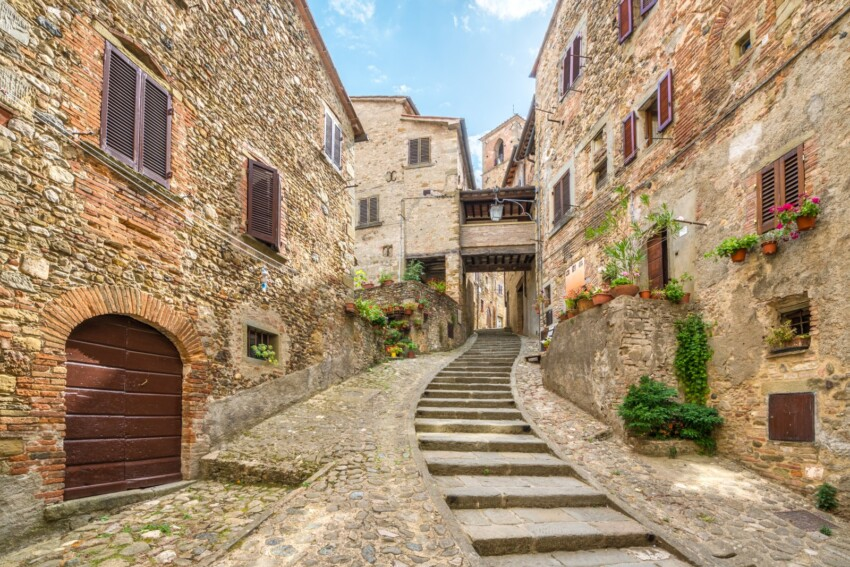
#> input picture photos_borgi/anghiari.jpg, 850 x 567 px
$ python -i sepia.py   (imports and definitions only)
#> lines starting #> are read from the running program, lines starting #| are printed output that depends on the picture
#> further down, picture is the input picture: PIL image 850x567 RGB; mean R, G, B 164.4, 143.2, 115.9
"""The sepia tint, in ONE place. (S010)

Two pipelines apply this — `make_comune_images.py` for our own photographs
of the eight comuni, `harvest_listing_images.py` for the agencies' listing
photographs — and they must produce the same palette or the two kinds of
image sit side by side on a page looking like a mistake. A constant copied
into two files is a constant that diverges; S009 spent a paragraph on
`photomatch.DELAY_S` for the same reason.

WHAT S009 DECIDED, WHAT S010 CHANGED, AND WHAT DID NOT CHANGE

S009 considered sepia for listing photographs and rejected it, on the
argument that a tint is not a transformation, it changes nothing about
copyright or personal data, and it reads as disguise rather than good
faith. Christopher reversed that in S010 and asked for sepia everywhere.

The reversal is a VISUAL decision and it is his to make. What matters is
that it does not quietly become a legal one. Nothing in S009's actual
protections moves: the photographs are still credited in 8pt with a link,
still EXIF-stripped, still capped at 600px, still consulted against the
opt-out at fetch AND at render, still removed on request. Sepia is applied
ON TOP of all of that, not instead of any of it.

So the honest description of the tint is that it makes the site look like
one site. It is not a claim about ownership, it does not make a photograph
ours, and it must never be described — here or on the site — as anything
that reduces exposure. If it ever starts being cited as a mitigation, that
is the moment this comment has failed.

WHY A GREYSCALE RAMP RATHER THAN A MATRIX ON RGB

Multiplying RGB by the classic sepia matrix leaves some of the original
hue behind, so a green valley and a terracotta roof come out at different
temperatures and eight photographs stop looking like a set. Going through
luminance first throws the original colour away completely and maps every
input onto the same ramp. That is the whole point on a page where the
images come from ten different cameras and ten different agencies.
"""

# The classic sepia coefficients, per output channel.
_COEF = ((0.393, 0.769, 0.189),
         (0.349, 0.686, 0.168),
         (0.272, 0.534, 0.131))

# Precomputed 0-255 ramps, one per output channel.
_RAMP = [[min(255, int(i * sum(c))) for i in range(256)] for c in _COEF]


def sepia(im):
    """RGB image -> sepia-toned RGB image.

    Stable under repetition: re-toning an already-toned image lands on
    essentially the same pixels, because the ramp is driven by luminance
    and toning barely moves it. That matters because `--resepia` can be
    run twice by accident and must not compound into brown mud.
    """
    from PIL import Image
    g = im.convert("L")
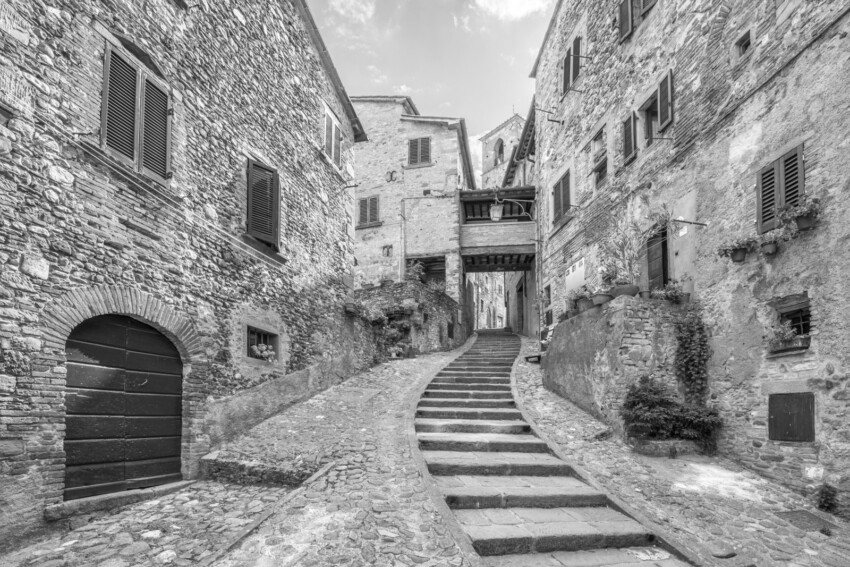
#> g: PIL image 850x567 L; min 1, max 255, mean 146.4
    return Image.merge("RGB", [g.point(_RAMP[b]) for b in range(3)])
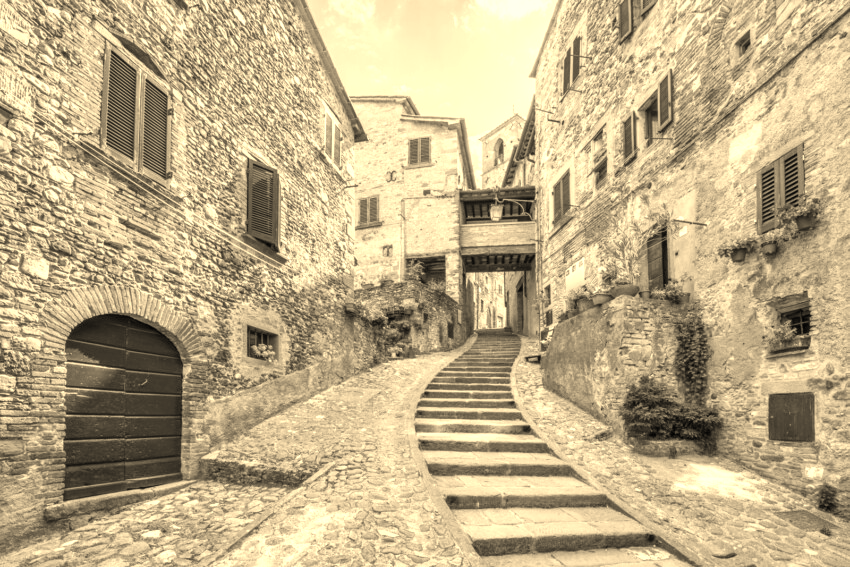
#> returned value: PIL image 850x567 RGB; mean R, G, B 192.1, 174.8, 136.7

>>> from PIL import Image
>>> picture = Image.open('../photos_borgi/anghiari.jpg')
>>> result = sepia(picture)

$ run again, on photos_borgi/badia_tedalda.jpg
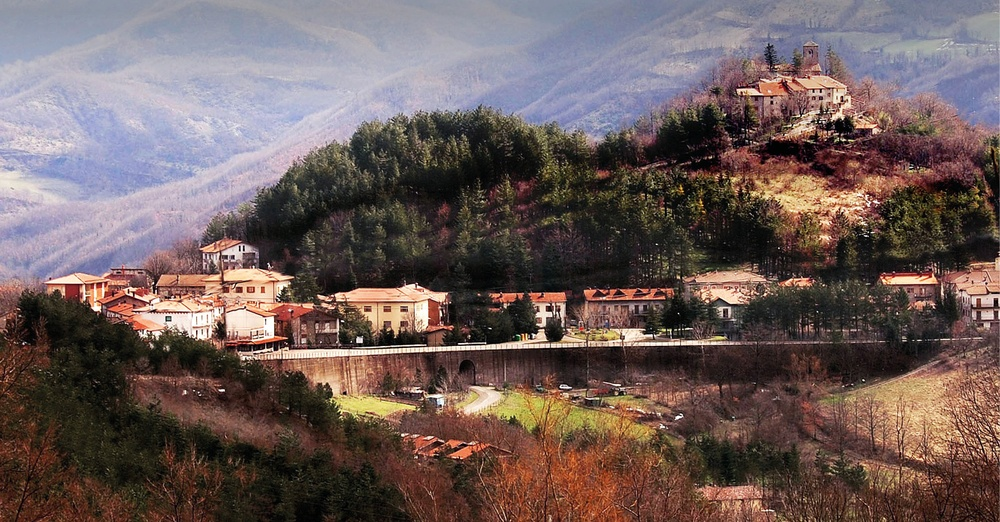
#> input picture photos_borgi/badia_tedalda.jpg, 1000 x 522 px, shrunk from 1448 x 756 before the run
#> picture is the input picture: PIL image 1000x522 RGB; mean R, G, B 109.8, 93.4, 91
#> in sepia, `g = im.convert("L")`:
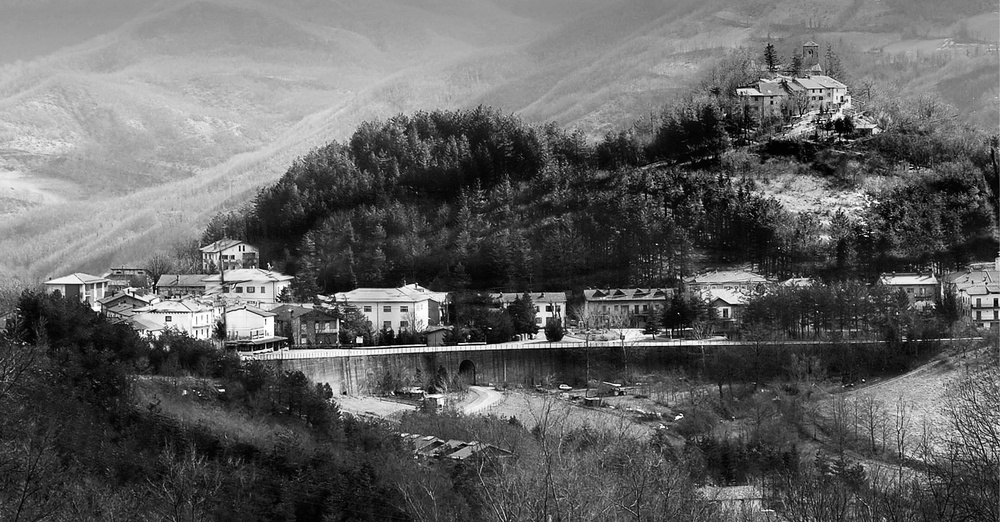
#> g: PIL image 1000x522 L; min 0, max 255, mean 98
#> in sepia, `return Image.merge("RGB", [g.point(_RAMP[b]) for b in range(3)])`:
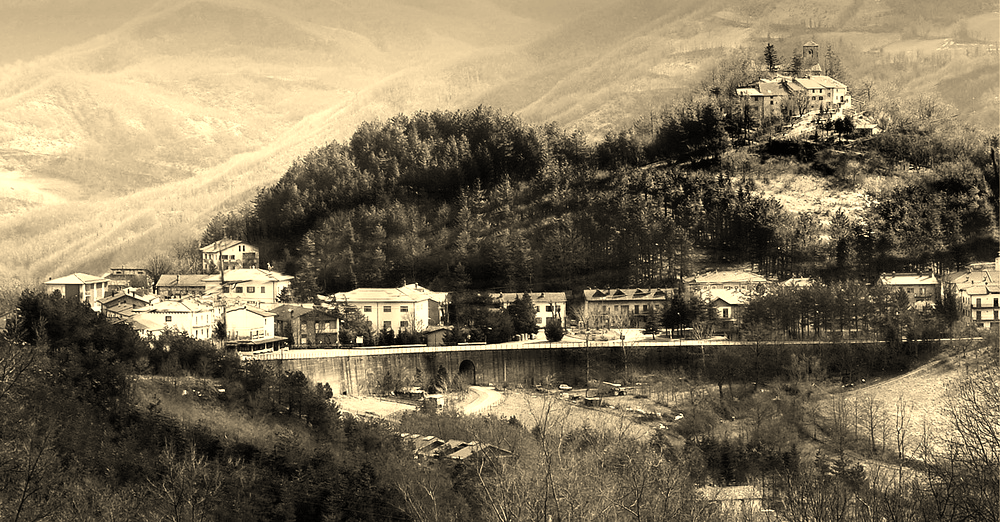
#> returned value: PIL image 1000x522 RGB; mean R, G, B 129.9, 116.9, 91.3

$ run again, on photos_borgi/caprese-michelangelo.jpg
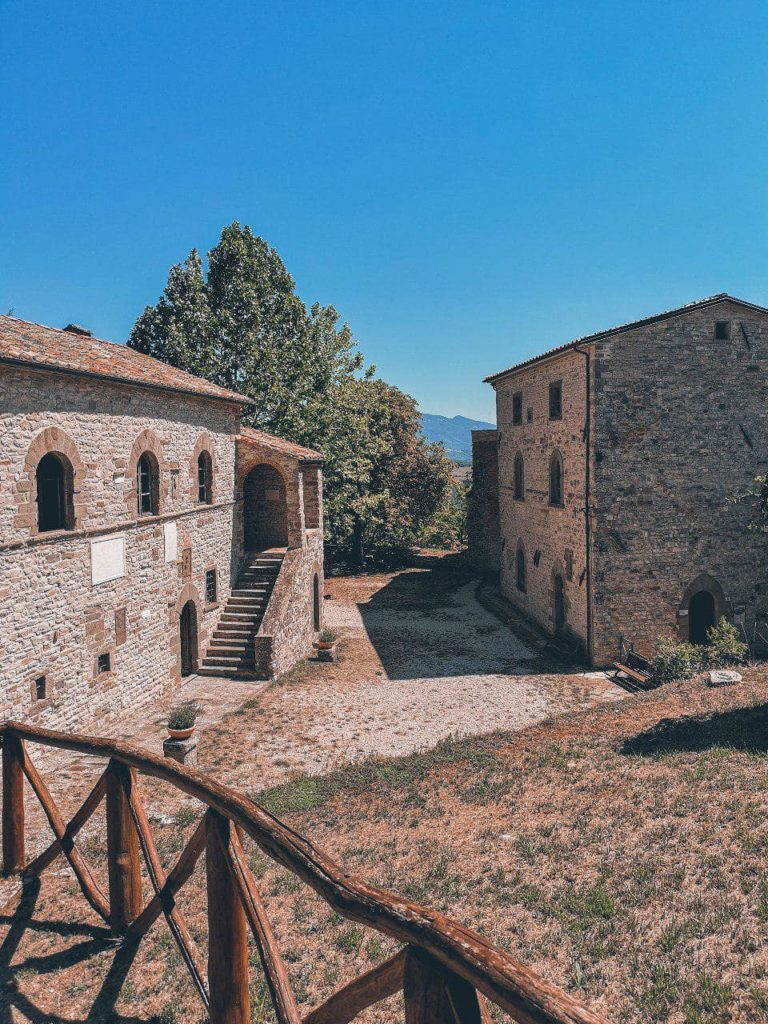
#> input picture photos_borgi/caprese-michelangelo.jpg, 768 x 1024 px
#> picture is the input picture: PIL image 768x1024 RGB; mean R, G, B 99.8, 120.5, 134.7
#> in sepia, `g = im.convert("L")`:
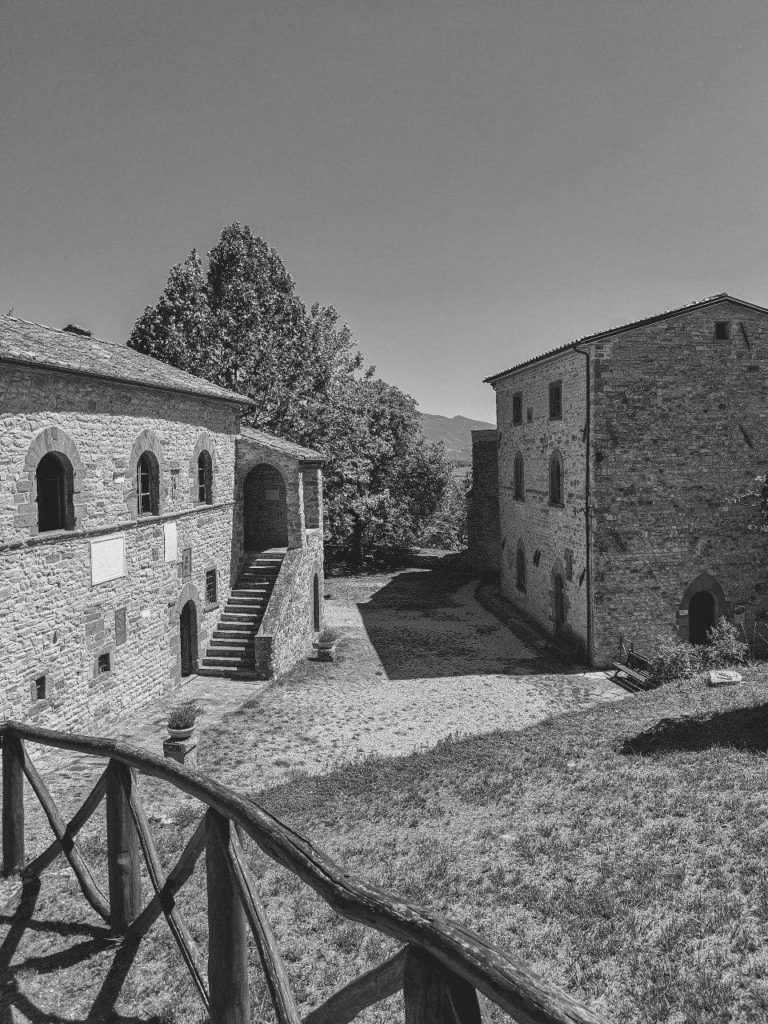
#> g: PIL image 768x1024 L; min 5, max 251, mean 116
#> in sepia, `return Image.merge("RGB", [g.point(_RAMP[b]) for b in range(3)])`:
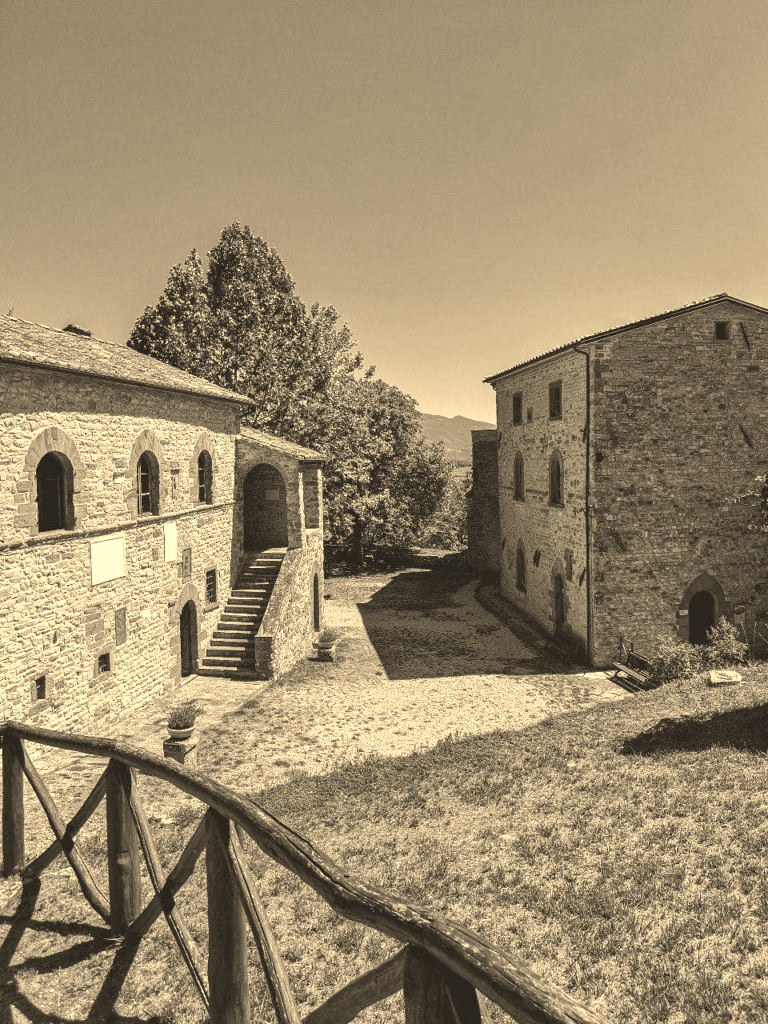
#> returned value: PIL image 768x1024 RGB; mean R, G, B 155.4, 138.9, 108.1
